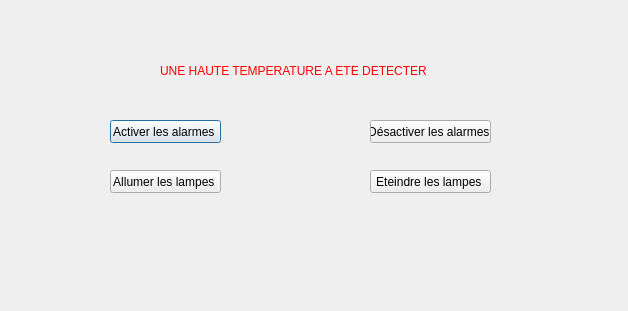
<?xml version="1.0" encoding="UTF-8"?>
<ui version="4.0">
 <class>Arduino_final</class>
 <widget class="QDialog" name="Arduino_final">
  <property name="geometry">
   <rect>
    <x>0</x>
    <y>0</y>
    <width>628</width>
    <height>311</height>
   </rect>
  </property>
  <property name="windowTitle">
   <string>Dialog</string>
  </property>
  <widget class="QWidget" name="widget" native="true">
   <property name="geometry">
    <rect>
     <x>20</x>
     <y>10</y>
     <width>591</width>
     <height>311</height>
    </rect>
   </property>
   <widget class="QLabel" name="label">
    <property name="geometry">
     <rect>
      <x>140</x>
      <y>40</y>
      <width>321</width>
      <height>41</height>
     </rect>
    </property>
    <property name="styleSheet">
     <string notr="true">color: rgb(255, 0, 0);
font: 75 8pt &quot;System&quot;;</string>
    </property>
    <property name="text">
     <string>UNE HAUTE TEMPERATURE A ETE DETECTER </string>
    </property>
   </widget>
   <widget class="QPushButton" name="pushButton">
    <property name="geometry">
     <rect>
      <x>90</x>
      <y>110</y>
      <width>111</width>
      <height>23</height>
     </rect>
    </property>
    <property name="text">
     <string>Activer les alarmes </string>
    </property>
   </widget>
   <widget class="QPushButton" name="pushButton_2">
    <property name="geometry">
     <rect>
      <x>350</x>
      <y>110</y>
      <width>121</width>
      <height>23</height>
     </rect>
    </property>
    <property name="text">
     <string>Désactiver les alarmes </string>
    </property>
   </widget>
   <widget class="QPushButton" name="pushButton_3">
    <property name="geometry">
     <rect>
      <x>90</x>
      <y>160</y>
      <width>111</width>
      <height>23</height>
     </rect>
    </property>
    <property name="text">
     <string>Allumer les lampes </string>
    </property>
   </widget>
   <widget class="QPushButton" name="pushButton_4">
    <property name="geometry">
     <rect>
      <x>350</x>
      <y>160</y>
      <width>121</width>
      <height>23</height>
     </rect>
    </property>
    <property name="text">
     <string>Eteindre les lampes </string>
    </property>
   </widget>
   <widget class="QLabel" name="label_2">
    <property name="geometry">
     <rect>
      <x>50</x>
      <y>220</y>
      <width>191</width>
      <height>31</height>
     </rect>
    </property>
    <property name="text">
     <string/>
    </property>
   </widget>
   <widget class="QLabel" name="label_3">
    <property name="geometry">
     <rect>
      <x>300</x>
      <y>220</y>
      <width>221</width>
      <height>31</height>
     </rect>
    </property>
    <property name="text">
     <string/>
    </property>
   </widget>
  </widget>
 </widget>
 <resources/>
 <connections/>
</ui>
